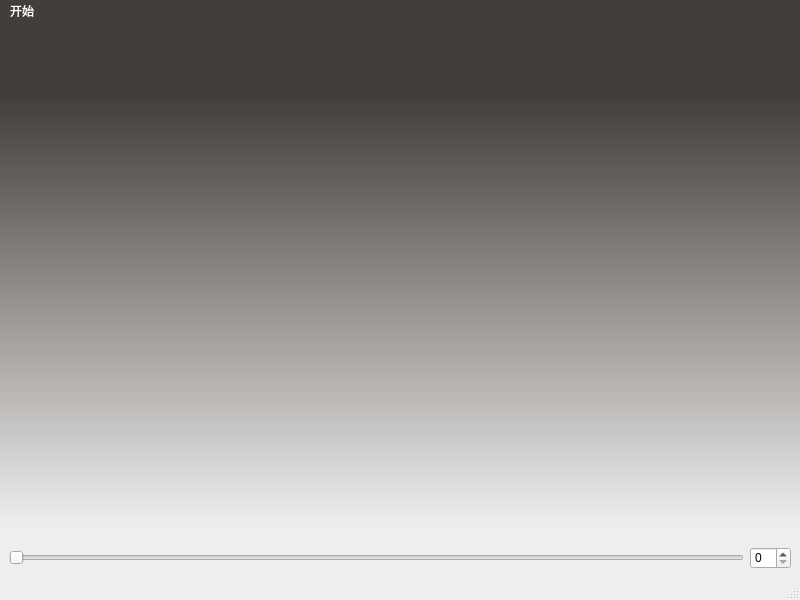
<?xml version="1.0" encoding="UTF-8"?>
<ui version="4.0">
 <class>MainWindow</class>
 <widget class="QMainWindow" name="MainWindow">
  <property name="geometry">
   <rect>
    <x>0</x>
    <y>0</y>
    <width>800</width>
    <height>600</height>
   </rect>
  </property>
  <property name="windowTitle">
   <string>MainWindow</string>
  </property>
  <property name="styleSheet">
   <string notr="true">QMainWindow{
	
	background-color: qlineargradient(spread:repeat, x1:0, y1:1, x2:0, y2:0, stop:0.125 rgb(239, 238, 236), stop:0.840909 rgb(67, 61, 59));
	border-radius: 5px;
}</string>
  </property>
  <widget class="QWidget" name="centralwidget">
   <layout class="QVBoxLayout" name="verticalLayout" stretch="9,1">
    <item>
     <widget class="showGraph" name="image" native="true">
      <property name="styleSheet">
       <string notr="true">QWidget#image{
	background-color:rgba(255, 255, 255, 0)
}</string>
      </property>
      <layout class="QHBoxLayout" name="horizontalLayout_2">
       <item>
        <widget class="QLabel" name="label">
         <property name="sizePolicy">
          <sizepolicy hsizetype="Fixed" vsizetype="Preferred">
           <horstretch>0</horstretch>
           <verstretch>0</verstretch>
          </sizepolicy>
         </property>
         <property name="layoutDirection">
          <enum>Qt::LeftToRight</enum>
         </property>
         <property name="text">
          <string/>
         </property>
        </widget>
       </item>
      </layout>
     </widget>
    </item>
    <item>
     <layout class="QHBoxLayout" name="horizontalLayout">
      <item>
       <widget class="QSlider" name="horizontalSlider">
        <property name="orientation">
         <enum>Qt::Horizontal</enum>
        </property>
       </widget>
      </item>
      <item>
       <widget class="QSpinBox" name="spinBox"/>
      </item>
     </layout>
    </item>
   </layout>
  </widget>
  <widget class="QMenuBar" name="menubar">
   <property name="geometry">
    <rect>
     <x>0</x>
     <y>0</y>
     <width>800</width>
     <height>23</height>
    </rect>
   </property>
   <property name="styleSheet">
    <string notr="true">QMenuBar#menubar{
	background-color: rgb(67, 61, 59);
	color: rgb(255, 255, 255);
}</string>
   </property>
   <widget class="QMenu" name="menu">
    <property name="styleSheet">
     <string notr="true"/>
    </property>
    <property name="title">
     <string>开始</string>
    </property>
    <addaction name="action_openfile"/>
    <addaction name="action_openfolder"/>
    <addaction name="action_exit"/>
   </widget>
   <addaction name="menu"/>
  </widget>
  <widget class="QStatusBar" name="statusbar"/>
  <action name="action_openfile">
   <property name="text">
    <string>打开文件</string>
   </property>
  </action>
  <action name="action_openfolder">
   <property name="text">
    <string>打开文件夹</string>
   </property>
  </action>
  <action name="action_exit">
   <property name="text">
    <string>退出</string>
   </property>
  </action>
 </widget>
 <customwidgets>
  <customwidget>
   <class>showGraph</class>
   <extends>QWidget</extends>
   <header>ui.ui.showGraph.h</header>
   <container>1</container>
  </customwidget>
 </customwidgets>
 <resources/>
 <connections/>
</ui>
